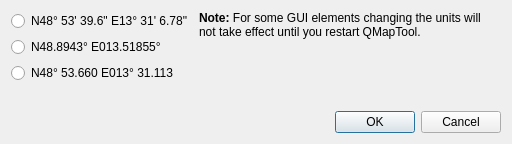
<?xml version="1.0" encoding="UTF-8"?>
<ui version="4.0">
 <class>ICoordFormatSetup</class>
 <widget class="QDialog" name="ICoordFormatSetup">
  <property name="geometry">
   <rect>
    <x>0</x>
    <y>0</y>
    <width>512</width>
    <height>144</height>
   </rect>
  </property>
  <property name="windowTitle">
   <string>Coordinate Format...</string>
  </property>
  <layout class="QVBoxLayout" name="verticalLayout">
   <item>
    <layout class="QHBoxLayout" name="horizontalLayout">
     <item>
      <layout class="QVBoxLayout" name="verticalLayout_2">
       <item>
        <widget class="QRadioButton" name="radioFormat3">
         <property name="text">
          <string>N48° 53' 39.6&quot; E13° 31' 6.78&quot;</string>
         </property>
        </widget>
       </item>
       <item>
        <widget class="QRadioButton" name="radioFormat2">
         <property name="text">
          <string>N48.8943° E013.51855°</string>
         </property>
        </widget>
       </item>
       <item>
        <widget class="QRadioButton" name="radioFormat1">
         <property name="text">
          <string>N48° 53.660 E013° 31.113</string>
         </property>
        </widget>
       </item>
      </layout>
     </item>
     <item>
      <widget class="QLabel" name="label">
       <property name="sizePolicy">
        <sizepolicy hsizetype="MinimumExpanding" vsizetype="Preferred">
         <horstretch>0</horstretch>
         <verstretch>0</verstretch>
        </sizepolicy>
       </property>
       <property name="text">
        <string>&lt;b&gt;Note:&lt;/b&gt; For some GUI elements changing the units will not take effect until you restart QMapTool.</string>
       </property>
       <property name="alignment">
        <set>Qt::AlignLeading|Qt::AlignLeft|Qt::AlignTop</set>
       </property>
       <property name="wordWrap">
        <bool>true</bool>
       </property>
      </widget>
     </item>
    </layout>
   </item>
   <item>
    <spacer name="verticalSpacer">
     <property name="orientation">
      <enum>Qt::Vertical</enum>
     </property>
     <property name="sizeHint" stdset="0">
      <size>
       <width>20</width>
       <height>40</height>
      </size>
     </property>
    </spacer>
   </item>
   <item>
    <widget class="QDialogButtonBox" name="buttonBox">
     <property name="orientation">
      <enum>Qt::Horizontal</enum>
     </property>
     <property name="standardButtons">
      <set>QDialogButtonBox::Cancel|QDialogButtonBox::Ok</set>
     </property>
    </widget>
   </item>
  </layout>
 </widget>
 <resources/>
 <connections>
  <connection>
   <sender>buttonBox</sender>
   <signal>accepted()</signal>
   <receiver>ICoordFormatSetup</receiver>
   <slot>accept()</slot>
   <hints>
    <hint type="sourcelabel">
     <x>248</x>
     <y>254</y>
    </hint>
    <hint type="destinationlabel">
     <x>157</x>
     <y>274</y>
    </hint>
   </hints>
  </connection>
  <connection>
   <sender>buttonBox</sender>
   <signal>rejected()</signal>
   <receiver>ICoordFormatSetup</receiver>
   <slot>reject()</slot>
   <hints>
    <hint type="sourcelabel">
     <x>316</x>
     <y>260</y>
    </hint>
    <hint type="destinationlabel">
     <x>286</x>
     <y>274</y>
    </hint>
   </hints>
  </connection>
 </connections>
</ui>
